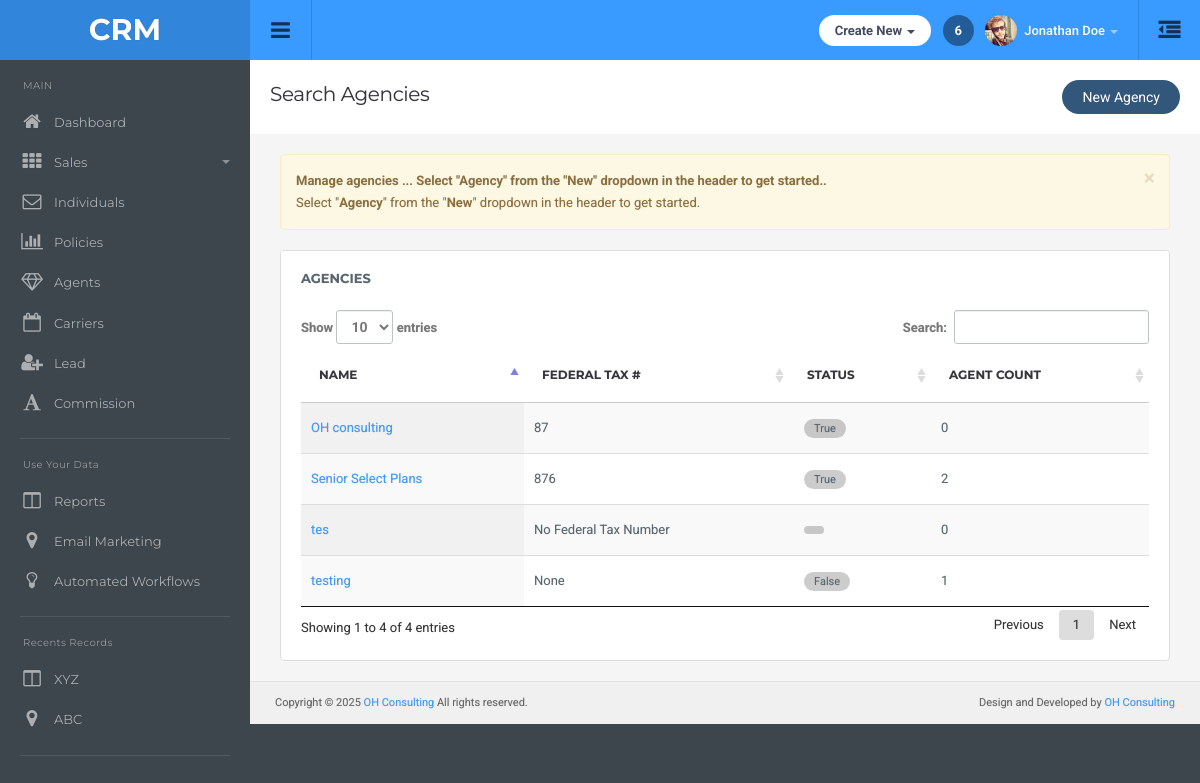
The app's page /agency/manage-agencies/ with its own data.
### main/models.py (models this page shows)
class Agency(models.Model):
    name = models.CharField(max_length=255,unique=True)
    business_phone = models.CharField(max_length=10, blank=True, null=True)
    ext = models.CharField(max_length=12, blank=True, null=True)

class AgencyDetails(models.Model):
    agency_name = models.ForeignKey(Agency,on_delete=models.CASCADE,related_name="agency_detail")
    federal_tax_number = models.CharField(max_length=50, blank=True, null=True)
    active = models.BooleanField(default=False)
    email = models.EmailField(null=True,blank=True)

### main/views.py (the view)
# urls.py: path('agency/manage-agencies/', views.manage_agencies, name='manage_agencies'),
def manage_agencies(request):
    agency = Agency.objects.annotate(agent_count=Count('agent_agency'))
    return render(request, 'agency/manageagencies.html',{'agency': agency})

### templates/agency/manageagencies.html (shortened to what this page needs)
{% extends "dashboard/base.html" %}
{% load static %}
{% block main-content %}
<div class="container-wrapper">
    <div class="page-header-container">
        <div class="page-header" style="display: flex; align-items: center; justify-content: space-between;">
            <h1 class="title" style="flex: 1; min-width: 0; overflow: hidden; text-overflow: ellipsis; white-space: nowrap;">Search Agencies</h1>
            <div style="display: flex; align-items: center; gap: 15px;">
                <button type="button" class="btn btn-rounded btn-primary" data-toggle="modal" data-target="#newAgencyModal">
                    New Agency
                </button>
            </div>
        </div>
    </div>
<div class="alert alert-warning alert-dismissible" role="alert">
    <button type="button" class="close" data-dismiss="alert" aria-label="Close">
      <span aria-hidden="true">&times;</span>
    </button>
    <strong>Manage agencies ... Select "Agency" from the "New" dropdown in the header to get started..</strong><br>
    Select "<strong>Agency</strong>" from the "<strong>New</strong>" dropdown in the header to get started.
</div>
<div class="row">
    <div class="col-md-12">
        <div class="panel panel-default">
            <div class="panel-title">Agencies</div>
            <div class="panel-body table-responsive">
                <table id="agencyTable" class="table display">
                    <thead>
                        <tr>
                            <th>Name</th>
                            <th>Federal Tax #</th>
                            <th>Status</th>
                            <th>Agent Count</th>
                        </tr>
                    </thead>
                    <tbody>
                        {% for i in agency %}
                        <tr>
                            <td><a href="{% url "edit_agency_details" i.id %}">{{i.name}}</a></td>
                            <td>
                                {% if i.agency_detail.all %}
                                    {{ i.agency_detail.all.0.federal_tax_number}}
                                {% else %}
                                    No Federal Tax Number
                                {% endif %}
                            </td>
                            <td><span class="badge badge-success">
                                {% if i.agency_detail.all %}
                                    {{ i.agency_detail.all.0.active}}
                                {% endif %}
                            </span></td>
                            <td>{{i.agent_count}}</td>
                        </tr>
                        {% endfor %}
                    </tbody>
                </table>
            </div>
        </div>
    </div>
</div>
{% endblock %}

### static/css/style.css (style rules this page uses)
body { background: #3d464d; color: #58666e; margin: 0; line-height: 1.7em; font-size: 13px; font-family: 'Roboto',sans-serif; outline: 0; text-Shadow: 0 0 1px rgba(0,0,0,0.2) }
a { color: #399bff; text-decoration: none }
b,strong { font-weight: 600 }
.col-xs-1,.col-sm-1,.col-md-1,.col-lg-1,.col-xs-2,.col-sm-2,.col-md-2,.col-lg-2,.col-xs-3,.col-sm-3,.col-md-3,.col-lg-3,.col-xs-4,.col-sm-4,.col-md-4,.col-lg-4,.col-xs-5,.col-sm-5,.col-md-5,.col-lg-5,.col-xs-6,.col-sm-6,.col-md-6,.col-lg-6,.col-xs-7,.col-sm-7,.col-md-7,.col-lg-7,.col-xs-8,.col-sm-8,.col-md-8,.col-lg-8,.col-xs-9,.col-sm-9,.col-md-9,.col-lg-9,.col-xs-10,.col-sm-10,.col-md-10,.col-lg-10,.col-xs-11,.col-sm-11,.col-md-11,.col-lg-11,.col-xs-12,.col-sm-12,.col-md-12,.col-lg-12 { padding-right: 15px; padding-left: 15px }
.row { margin-right: -15px; margin-left: -15px }
.page-header { background: #fff; margin: -20px -30px 20px -30px; padding: 20px; border-bottom: none; position: relative }
.page-header .title { padding: 0; margin: 0; font-family: 'Montserrat',sans-serif; font-size: 20px; line-height: normal; font-weight: normal; color: #37363e; padding-bottom: 6px }
h1,h2,h3,h4,h5,h6,.h1,.h2,.h3,.h4,.h5,.h6 { font-family: inherit; font-weight: 400; line-height: 1.6; color: #37363e }
h1,.h1,h2,.h2,h3,.h3 { margin-top: 20px; margin-bottom: 10px; letter-spacing: -0.02em }
h1,.h1 { font-size: 2.25em }
.btn { font-size: 14px; padding: 7px 20px 7px 20px; border: none; background: #e4e4e4; color: inherit; border-radius: 3px }
.btn-rounded { border-radius: 999px }
.btn-primary { background-color: #33577b; color: #fff }
.panel { box-shadow: none; border: 1px solid #e5e5e5; background: #fff; padding: 20px; margin-bottom: 20px; position: relative }
.panel-title { font-family: 'Montserrat',sans-serif; color: #58666e; font-size: 13px; font-weight: bold; text-transform: uppercase; padding: 16px 20px; margin: -20px; background: #fff; margin-bottom: 5px; border-bottom: none; border-top-left-radius: 3px; border-top-right-radius: 3px }
.panel-body,.panel-heading { padding: 0; color: inherit; background-color: transparent; border-color: none }
.panel .badge { font-size: 11px; font-family: 'Roboto',sans-serif; text-transform: none; padding: 4px 10px; margin-left: 5px; font-weight: normal }
.panel-default { border-color: #ddd }
.panel-default .badge { color: inherit; background-color: rgba(0,0,0,0.2) }
.table { margin: 0 }
thead { font-weight: 600; font-family: 'Montserrat',sans-serif; text-transform: uppercase; font-size: 12px; color: #37363e }
table td { display: table-cell; vertical-align: middle }
.table>thead>tr>th,.table>tbody>tr>th,.table>tfoot>tr>th,.table>thead>tr>td,.table>tbody>tr>td,.table>tfoot>tr>td { padding: 15px; line-height: 1.7 }

### records on screen
Agency: name "Senior Select Plans", agency_detail.all.0.federal_tax_number "876", agency_detail.all.0.active "True", agent_count "2"
Agency: name "OH consulting", agency_detail.all.0.federal_tax_number "87", agency_detail.all.0.active "True", agent_count "0"
Agency: name "testing", agency_detail.all.0.federal_tax_number "None", agency_detail.all.0.active "False", agent_count "1"
Agency: name "tes", shows "No Federal Tax Number", agent_count "0"
